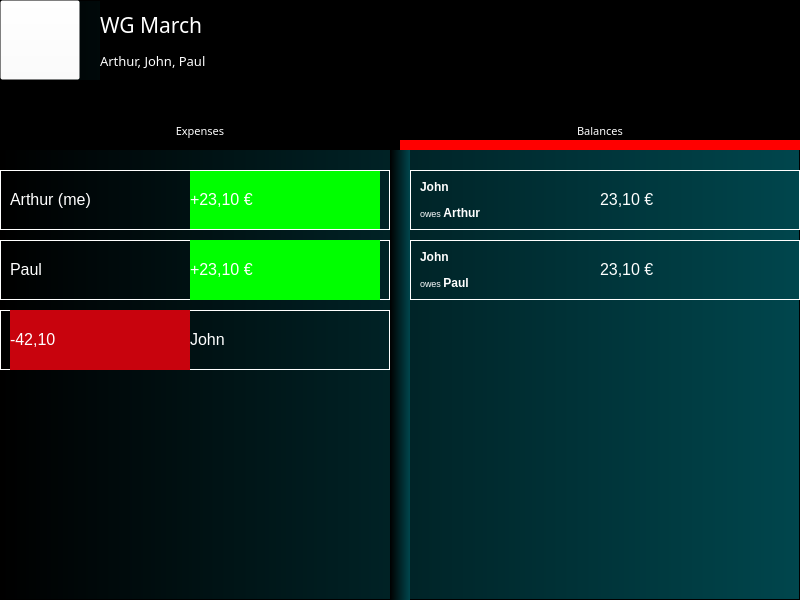
<?xml version="1.0" encoding="UTF-8"?>
<ui version="4.0">
 <class>MainWindow</class>
 <widget class="QMainWindow" name="MainWindow">
  <property name="geometry">
   <rect>
    <x>0</x>
    <y>0</y>
    <width>800</width>
    <height>600</height>
   </rect>
  </property>
  <property name="windowTitle">
   <string>ShareIt - Activities</string>
  </property>
  <widget class="QWidget" name="centralwidget">
   <layout class="QHBoxLayout" name="horizontalLayout">
    <property name="spacing">
     <number>0</number>
    </property>
    <property name="leftMargin">
     <number>0</number>
    </property>
    <property name="topMargin">
     <number>0</number>
    </property>
    <property name="rightMargin">
     <number>0</number>
    </property>
    <property name="bottomMargin">
     <number>0</number>
    </property>
    <item>
     <widget class="QFrame" name="frame">
      <property name="styleSheet">
       <string notr="true">background-color: qlineargradient(spread:pad, x1:0, y1:0, x2:1, y2:0, stop:0 rgba(0, 0, 0, 255), stop:1 rgb(0, 70, 77)) ;</string>
      </property>
      <property name="frameShape">
       <enum>QFrame::StyledPanel</enum>
      </property>
      <property name="frameShadow">
       <enum>QFrame::Raised</enum>
      </property>
      <widget class="QLabel" name="label">
       <property name="geometry">
        <rect>
         <x>100</x>
         <y>0</y>
         <width>700</width>
         <height>80</height>
        </rect>
       </property>
       <property name="font">
        <font>
         <family>Segoe Fluent Icons</family>
         <pointsize>16</pointsize>
        </font>
       </property>
       <property name="styleSheet">
        <string notr="true">background-color: rgb(0, 0, 0);
color: rgb(255, 255, 255);</string>
       </property>
       <property name="text">
        <string>&lt;html&gt;&lt;head/&gt;&lt;body&gt;&lt;p&gt;WG March&lt;/p&gt;&lt;p&gt;&lt;span style=&quot; font-size:10pt;&quot;&gt;Arthur, John, Paul&lt;/span&gt;&lt;/p&gt;&lt;/body&gt;&lt;/html&gt;</string>
       </property>
      </widget>
      <widget class="QLabel" name="label_2">
       <property name="geometry">
        <rect>
         <x>390</x>
         <y>100</y>
         <width>20</width>
         <height>500</height>
        </rect>
       </property>
       <property name="text">
        <string/>
       </property>
      </widget>
      <widget class="QPushButton" name="pushButton_2">
       <property name="geometry">
        <rect>
         <x>0</x>
         <y>170</y>
         <width>390</width>
         <height>60</height>
        </rect>
       </property>
       <property name="font">
        <font>
         <kerning>true</kerning>
        </font>
       </property>
       <property name="toolTip">
        <string>&lt;html&gt;&lt;head/&gt;&lt;body&gt;&lt;p&gt;&lt;span style=&quot; font-size:12pt;&quot;&gt;WG March&lt;/span&gt;&lt;/p&gt;&lt;p&gt;&lt;br/&gt;&lt;/p&gt;&lt;p&gt;WG Cost from March&lt;/p&gt;&lt;/body&gt;&lt;/html&gt;</string>
       </property>
       <property name="styleSheet">
        <string notr="true">QPushButton{
background-color: rgba(255, 255, 255, 0);
color: rgb(255, 255, 255);
border: 1px solid white; 
border-radius: 35px;}
QPushButton:pressed {
background-color: qlineargradient(spread:pad, x1:0, y1:0, x2:1, y2:0, stop:0 rgba(255, 255, 255, 255), stop:1 rgb(0, 70, 77)) ;  }</string>
       </property>
       <property name="text">
        <string/>
       </property>
      </widget>
      <widget class="QLabel" name="label_3">
       <property name="geometry">
        <rect>
         <x>10</x>
         <y>170</y>
         <width>180</width>
         <height>60</height>
        </rect>
       </property>
       <property name="styleSheet">
        <string notr="true">color: rgb(255, 255, 255);
background-color: rgba(255, 255, 255, 0);</string>
       </property>
       <property name="text">
        <string>&lt;html&gt;&lt;head/&gt;&lt;body&gt;&lt;p&gt;&lt;span style=&quot; font-size:12pt;&quot;&gt;Arthur (me)&lt;/span&gt;&lt;/p&gt;&lt;/body&gt;&lt;/html&gt;</string>
       </property>
      </widget>
      <widget class="QLabel" name="label_9">
       <property name="geometry">
        <rect>
         <x>190</x>
         <y>170</y>
         <width>190</width>
         <height>60</height>
        </rect>
       </property>
       <property name="styleSheet">
        <string notr="true">color: rgb(255, 255, 255);
background-color: rgb(0, 255, 0);</string>
       </property>
       <property name="text">
        <string>&lt;html&gt;&lt;head/&gt;&lt;body&gt;&lt;p&gt;&lt;span style=&quot; font-size:12pt;&quot;&gt;+23,10 €&lt;/span&gt;&lt;/p&gt;&lt;/body&gt;&lt;/html&gt;</string>
       </property>
      </widget>
      <widget class="QLabel" name="label_4">
       <property name="geometry">
        <rect>
         <x>10</x>
         <y>240</y>
         <width>180</width>
         <height>60</height>
        </rect>
       </property>
       <property name="styleSheet">
        <string notr="true">color: rgb(255, 255, 255);
background-color: rgba(255, 255, 255, 0);</string>
       </property>
       <property name="text">
        <string>&lt;html&gt;&lt;head/&gt;&lt;body&gt;&lt;p&gt;&lt;span style=&quot; font-size:12pt;&quot;&gt;Paul&lt;/span&gt;&lt;/p&gt;&lt;/body&gt;&lt;/html&gt;</string>
       </property>
      </widget>
      <widget class="QPushButton" name="pushButton_3">
       <property name="geometry">
        <rect>
         <x>0</x>
         <y>240</y>
         <width>390</width>
         <height>60</height>
        </rect>
       </property>
       <property name="font">
        <font>
         <kerning>true</kerning>
        </font>
       </property>
       <property name="toolTip">
        <string>&lt;html&gt;&lt;head/&gt;&lt;body&gt;&lt;p&gt;&lt;span style=&quot; font-size:12pt;&quot;&gt;WG March&lt;/span&gt;&lt;/p&gt;&lt;p&gt;&lt;br/&gt;&lt;/p&gt;&lt;p&gt;WG Cost from March&lt;/p&gt;&lt;/body&gt;&lt;/html&gt;</string>
       </property>
       <property name="styleSheet">
        <string notr="true">QPushButton{
background-color: rgba(255, 255, 255, 0);
color: rgb(255, 255, 255);
border: 1px solid white; 
border-radius: 35px;}
QPushButton:pressed {
background-color: qlineargradient(spread:pad, x1:0, y1:0, x2:1, y2:0, stop:0 rgba(255, 255, 255, 255), stop:1 rgb(0, 70, 77)) ;  }</string>
       </property>
       <property name="text">
        <string/>
       </property>
      </widget>
      <widget class="QLabel" name="label_10">
       <property name="geometry">
        <rect>
         <x>190</x>
         <y>240</y>
         <width>190</width>
         <height>60</height>
        </rect>
       </property>
       <property name="styleSheet">
        <string notr="true">color: rgb(255, 255, 255);
background-color: rgb(0, 255, 0);</string>
       </property>
       <property name="text">
        <string>&lt;html&gt;&lt;head/&gt;&lt;body&gt;&lt;p&gt;&lt;span style=&quot; font-size:12pt;&quot;&gt;+23,10 €&lt;/span&gt;&lt;/p&gt;&lt;/body&gt;&lt;/html&gt;</string>
       </property>
      </widget>
      <widget class="QPushButton" name="pushButton_4">
       <property name="geometry">
        <rect>
         <x>0</x>
         <y>310</y>
         <width>390</width>
         <height>60</height>
        </rect>
       </property>
       <property name="font">
        <font>
         <kerning>true</kerning>
        </font>
       </property>
       <property name="toolTip">
        <string>&lt;html&gt;&lt;head/&gt;&lt;body&gt;&lt;p&gt;&lt;span style=&quot; font-size:12pt;&quot;&gt;WG March&lt;/span&gt;&lt;/p&gt;&lt;p&gt;&lt;br/&gt;&lt;/p&gt;&lt;p&gt;WG Cost from March&lt;/p&gt;&lt;/body&gt;&lt;/html&gt;</string>
       </property>
       <property name="styleSheet">
        <string notr="true">QPushButton{
background-color: rgba(255, 255, 255, 0);
color: rgb(255, 255, 255);
border: 1px solid white; 
border-radius: 35px;}
QPushButton:pressed {
background-color: qlineargradient(spread:pad, x1:0, y1:0, x2:1, y2:0, stop:0 rgba(255, 255, 255, 255), stop:1 rgb(0, 70, 77)) ;  }</string>
       </property>
       <property name="text">
        <string/>
       </property>
      </widget>
      <widget class="QLabel" name="label_11">
       <property name="geometry">
        <rect>
         <x>190</x>
         <y>310</y>
         <width>190</width>
         <height>60</height>
        </rect>
       </property>
       <property name="styleSheet">
        <string notr="true">color: rgb(255, 255, 255);
background-color: rgba(255, 255, 255, 0);</string>
       </property>
       <property name="text">
        <string>&lt;html&gt;&lt;head/&gt;&lt;body&gt;&lt;p&gt;&lt;span style=&quot; font-size:12pt;&quot;&gt;John&lt;/span&gt;&lt;/p&gt;&lt;/body&gt;&lt;/html&gt;</string>
       </property>
      </widget>
      <widget class="QLabel" name="label_5">
       <property name="geometry">
        <rect>
         <x>10</x>
         <y>310</y>
         <width>180</width>
         <height>60</height>
        </rect>
       </property>
       <property name="styleSheet">
        <string notr="true">color: rgb(255, 255, 255);
background-color: rgb(200, 3, 13);</string>
       </property>
       <property name="text">
        <string>&lt;html&gt;&lt;head/&gt;&lt;body&gt;&lt;p&gt;&lt;span style=&quot; font-size:12pt;&quot;&gt;-42,10&lt;/span&gt;&lt;/p&gt;&lt;/body&gt;&lt;/html&gt;</string>
       </property>
      </widget>
      <widget class="QLabel" name="label_13">
       <property name="geometry">
        <rect>
         <x>0</x>
         <y>80</y>
         <width>400</width>
         <height>60</height>
        </rect>
       </property>
       <property name="font">
        <font>
         <family>Segoe Fluent Icons</family>
         <pointsize>16</pointsize>
        </font>
       </property>
       <property name="styleSheet">
        <string notr="true">background-color: rgb(0, 0, 0);
color: rgb(255, 255, 255);</string>
       </property>
       <property name="text">
        <string>&lt;!DOCTYPE HTML PUBLIC &quot;-//W3C//DTD HTML 4.0//EN&quot; &quot;http://www.w3.org/TR/REC-html40/strict.dtd&quot;&gt;
&lt;html&gt;&lt;head&gt;&lt;meta name=&quot;qrichtext&quot; content=&quot;1&quot; /&gt;&lt;style type=&quot;text/css&quot;&gt;
p, li { white-space: pre-wrap; }
&lt;/style&gt;&lt;/head&gt;&lt;body style=&quot; font-family:'Segoe Fluent Icons'; font-size:16pt; font-weight:400; font-style:normal;&quot;&gt;
&lt;p style=&quot;-qt-paragraph-type:empty; margin-top:0px; margin-bottom:0px; margin-left:0px; margin-right:0px; -qt-block-indent:0; text-indent:0px;&quot;&gt;&lt;br /&gt;&lt;/p&gt;
&lt;p align=&quot;center&quot; style=&quot; margin-top:12px; margin-bottom:12px; margin-left:0px; margin-right:0px; -qt-block-indent:0; text-indent:0px;&quot;&gt;&lt;span style=&quot; font-size:8pt;&quot;&gt;Expenses&lt;/span&gt;&lt;/p&gt;&lt;/body&gt;&lt;/html&gt;</string>
       </property>
      </widget>
      <widget class="QLabel" name="label_14">
       <property name="geometry">
        <rect>
         <x>400</x>
         <y>80</y>
         <width>400</width>
         <height>60</height>
        </rect>
       </property>
       <property name="font">
        <font>
         <family>Segoe Fluent Icons</family>
         <pointsize>16</pointsize>
        </font>
       </property>
       <property name="styleSheet">
        <string notr="true">background-color: rgb(0, 0, 0);
color: rgb(255, 255, 255);</string>
       </property>
       <property name="text">
        <string>&lt;!DOCTYPE HTML PUBLIC &quot;-//W3C//DTD HTML 4.0//EN&quot; &quot;http://www.w3.org/TR/REC-html40/strict.dtd&quot;&gt;
&lt;html&gt;&lt;head&gt;&lt;meta name=&quot;qrichtext&quot; content=&quot;1&quot; /&gt;&lt;style type=&quot;text/css&quot;&gt;
p, li { white-space: pre-wrap; }
&lt;/style&gt;&lt;/head&gt;&lt;body style=&quot; font-family:'Segoe Fluent Icons'; font-size:16pt; font-weight:400; font-style:normal;&quot;&gt;
&lt;p align=&quot;center&quot; style=&quot;-qt-paragraph-type:empty; margin-top:0px; margin-bottom:0px; margin-left:0px; margin-right:0px; -qt-block-indent:0; text-indent:0px;&quot;&gt;&lt;br /&gt;&lt;/p&gt;
&lt;p align=&quot;center&quot; style=&quot; margin-top:12px; margin-bottom:12px; margin-left:0px; margin-right:0px; -qt-block-indent:0; text-indent:0px;&quot;&gt;&lt;span style=&quot; font-size:8pt;&quot;&gt;Balances&lt;/span&gt;&lt;/p&gt;&lt;/body&gt;&lt;/html&gt;</string>
       </property>
      </widget>
      <widget class="QLabel" name="label_15">
       <property name="geometry">
        <rect>
         <x>0</x>
         <y>140</y>
         <width>400</width>
         <height>10</height>
        </rect>
       </property>
       <property name="font">
        <font>
         <family>Segoe Fluent Icons</family>
         <pointsize>16</pointsize>
        </font>
       </property>
       <property name="styleSheet">
        <string notr="true">background-color: rgb(0, 0, 0);
color: rgb(255, 255, 255);</string>
       </property>
       <property name="text">
        <string>&lt;!DOCTYPE HTML PUBLIC &quot;-//W3C//DTD HTML 4.0//EN&quot; &quot;http://www.w3.org/TR/REC-html40/strict.dtd&quot;&gt;
&lt;html&gt;&lt;head&gt;&lt;meta name=&quot;qrichtext&quot; content=&quot;1&quot; /&gt;&lt;style type=&quot;text/css&quot;&gt;
p, li { white-space: pre-wrap; }
&lt;/style&gt;&lt;/head&gt;&lt;body style=&quot; font-family:'Segoe Fluent Icons'; font-size:16pt; font-weight:400; font-style:normal;&quot;&gt;
&lt;p style=&quot;-qt-paragraph-type:empty; margin-top:12px; margin-bottom:12px; margin-left:0px; margin-right:0px; -qt-block-indent:0; text-indent:0px;&quot;&gt;&lt;br /&gt;&lt;/p&gt;&lt;/body&gt;&lt;/html&gt;</string>
       </property>
      </widget>
      <widget class="QLabel" name="label_16">
       <property name="geometry">
        <rect>
         <x>400</x>
         <y>140</y>
         <width>400</width>
         <height>10</height>
        </rect>
       </property>
       <property name="font">
        <font>
         <family>Segoe Fluent Icons</family>
         <pointsize>16</pointsize>
        </font>
       </property>
       <property name="styleSheet">
        <string notr="true">background-color: rgb(255, 0, 0);
color: rgb(255, 255, 255);</string>
       </property>
       <property name="text">
        <string>&lt;!DOCTYPE HTML PUBLIC &quot;-//W3C//DTD HTML 4.0//EN&quot; &quot;http://www.w3.org/TR/REC-html40/strict.dtd&quot;&gt;
&lt;html&gt;&lt;head&gt;&lt;meta name=&quot;qrichtext&quot; content=&quot;1&quot; /&gt;&lt;style type=&quot;text/css&quot;&gt;
p, li { white-space: pre-wrap; }
&lt;/style&gt;&lt;/head&gt;&lt;body style=&quot; font-family:'Segoe Fluent Icons'; font-size:16pt; font-weight:400; font-style:normal;&quot;&gt;
&lt;p style=&quot;-qt-paragraph-type:empty; margin-top:12px; margin-bottom:12px; margin-left:0px; margin-right:0px; -qt-block-indent:0; text-indent:0px;&quot;&gt;&lt;br /&gt;&lt;/p&gt;&lt;/body&gt;&lt;/html&gt;</string>
       </property>
      </widget>
      <widget class="QLabel" name="label_17">
       <property name="geometry">
        <rect>
         <x>180</x>
         <y>80</y>
         <width>41</width>
         <height>41</height>
        </rect>
       </property>
       <property name="styleSheet">
        <string notr="true">background-color: rgba(255, 255, 255, 0);</string>
       </property>
       <property name="text">
        <string/>
       </property>
       <property name="pixmap">
        <pixmap>expenses.png</pixmap>
       </property>
       <property name="scaledContents">
        <bool>true</bool>
       </property>
      </widget>
      <widget class="QLabel" name="label_18">
       <property name="geometry">
        <rect>
         <x>580</x>
         <y>80</y>
         <width>41</width>
         <height>41</height>
        </rect>
       </property>
       <property name="styleSheet">
        <string notr="true">background-color: rgba(255, 255, 255, 0);</string>
       </property>
       <property name="text">
        <string/>
       </property>
       <property name="pixmap">
        <pixmap>share.png</pixmap>
       </property>
       <property name="scaledContents">
        <bool>true</bool>
       </property>
      </widget>
      <widget class="QPushButton" name="pushButton_5">
       <property name="geometry">
        <rect>
         <x>410</x>
         <y>170</y>
         <width>390</width>
         <height>60</height>
        </rect>
       </property>
       <property name="font">
        <font>
         <kerning>true</kerning>
        </font>
       </property>
       <property name="toolTip">
        <string>&lt;html&gt;&lt;head/&gt;&lt;body&gt;&lt;p&gt;&lt;span style=&quot; font-size:12pt;&quot;&gt;WG March&lt;/span&gt;&lt;/p&gt;&lt;p&gt;&lt;br/&gt;&lt;/p&gt;&lt;p&gt;WG Cost from March&lt;/p&gt;&lt;/body&gt;&lt;/html&gt;</string>
       </property>
       <property name="styleSheet">
        <string notr="true">QPushButton{
background-color: rgba(255, 255, 255, 0);
color: rgb(255, 255, 255);
border: 1px solid white; 
border-radius: 35px;}
QPushButton:pressed {
background-color: qlineargradient(spread:pad, x1:0, y1:0, x2:1, y2:0, stop:0 rgba(255, 255, 255, 255), stop:1 rgb(0, 70, 77)) ;  }</string>
       </property>
       <property name="text">
        <string/>
       </property>
      </widget>
      <widget class="QLabel" name="label_12">
       <property name="geometry">
        <rect>
         <x>600</x>
         <y>170</y>
         <width>190</width>
         <height>60</height>
        </rect>
       </property>
       <property name="styleSheet">
        <string notr="true">color: rgb(255, 255, 255);
background-color: rgba(255, 255, 255, 0);</string>
       </property>
       <property name="text">
        <string>&lt;html&gt;&lt;head/&gt;&lt;body&gt;&lt;p&gt;&lt;span style=&quot; font-size:12pt;&quot;&gt;23,10 €&lt;/span&gt;&lt;/p&gt;&lt;/body&gt;&lt;/html&gt;</string>
       </property>
      </widget>
      <widget class="QLabel" name="label_6">
       <property name="geometry">
        <rect>
         <x>420</x>
         <y>170</y>
         <width>180</width>
         <height>60</height>
        </rect>
       </property>
       <property name="styleSheet">
        <string notr="true">color: rgb(255, 255, 255);
background-color: rgba(255, 255, 255, 0);</string>
       </property>
       <property name="text">
        <string>&lt;html&gt;&lt;head/&gt;&lt;body&gt;&lt;p&gt;&lt;span style=&quot; font-size:9pt; font-weight:600;&quot;&gt;John&lt;/span&gt;&lt;/p&gt;&lt;p&gt;&lt;span style=&quot; font-size:7pt;&quot;&gt;owes &lt;/span&gt;&lt;span style=&quot; font-size:9pt; font-weight:600;&quot;&gt;Arthur&lt;/span&gt;&lt;/p&gt;&lt;/body&gt;&lt;/html&gt;</string>
       </property>
      </widget>
      <widget class="QLabel" name="label_7">
       <property name="geometry">
        <rect>
         <x>420</x>
         <y>240</y>
         <width>180</width>
         <height>60</height>
        </rect>
       </property>
       <property name="styleSheet">
        <string notr="true">color: rgb(255, 255, 255);
background-color: rgba(255, 255, 255, 0);</string>
       </property>
       <property name="text">
        <string>&lt;html&gt;&lt;head/&gt;&lt;body&gt;&lt;p&gt;&lt;span style=&quot; font-size:9pt; font-weight:600;&quot;&gt;John&lt;/span&gt;&lt;/p&gt;&lt;p&gt;&lt;span style=&quot; font-size:7pt;&quot;&gt;owes &lt;/span&gt;&lt;span style=&quot; font-size:9pt; font-weight:600;&quot;&gt;Paul&lt;/span&gt;&lt;/p&gt;&lt;/body&gt;&lt;/html&gt;</string>
       </property>
      </widget>
      <widget class="QLabel" name="label_19">
       <property name="geometry">
        <rect>
         <x>600</x>
         <y>240</y>
         <width>190</width>
         <height>60</height>
        </rect>
       </property>
       <property name="styleSheet">
        <string notr="true">color: rgb(255, 255, 255);
background-color: rgba(255, 255, 255, 0);</string>
       </property>
       <property name="text">
        <string>&lt;html&gt;&lt;head/&gt;&lt;body&gt;&lt;p&gt;&lt;span style=&quot; font-size:12pt;&quot;&gt;23,10 €&lt;/span&gt;&lt;/p&gt;&lt;/body&gt;&lt;/html&gt;</string>
       </property>
      </widget>
      <widget class="QPushButton" name="pushButton_6">
       <property name="geometry">
        <rect>
         <x>410</x>
         <y>240</y>
         <width>390</width>
         <height>60</height>
        </rect>
       </property>
       <property name="font">
        <font>
         <kerning>true</kerning>
        </font>
       </property>
       <property name="toolTip">
        <string>&lt;html&gt;&lt;head/&gt;&lt;body&gt;&lt;p&gt;&lt;span style=&quot; font-size:12pt;&quot;&gt;WG March&lt;/span&gt;&lt;/p&gt;&lt;p&gt;&lt;br/&gt;&lt;/p&gt;&lt;p&gt;WG Cost from March&lt;/p&gt;&lt;/body&gt;&lt;/html&gt;</string>
       </property>
       <property name="styleSheet">
        <string notr="true">QPushButton{
background-color: rgba(255, 255, 255, 0);
color: rgb(255, 255, 255);
border: 1px solid white; 
border-radius: 35px;}
QPushButton:pressed {
background-color: qlineargradient(spread:pad, x1:0, y1:0, x2:1, y2:0, stop:0 rgba(255, 255, 255, 255), stop:1 rgb(0, 70, 77)) ;  }</string>
       </property>
       <property name="text">
        <string/>
       </property>
      </widget>
      <widget class="QLabel" name="label_8">
       <property name="geometry">
        <rect>
         <x>20</x>
         <y>20</y>
         <width>40</width>
         <height>40</height>
        </rect>
       </property>
       <property name="font">
        <font>
         <family>Segoe Fluent Icons</family>
         <pointsize>16</pointsize>
        </font>
       </property>
       <property name="styleSheet">
        <string notr="true">background-color: rgba(0, 0, 0, 0);
color: rgb(255, 255, 255);</string>
       </property>
       <property name="text">
        <string/>
       </property>
       <property name="pixmap">
        <pixmap resource="vectors.qrc">:/arrow/left-arrow.png</pixmap>
       </property>
       <property name="scaledContents">
        <bool>true</bool>
       </property>
      </widget>
      <widget class="QPushButton" name="pushButton_7">
       <property name="geometry">
        <rect>
         <x>0</x>
         <y>0</y>
         <width>80</width>
         <height>80</height>
        </rect>
       </property>
       <property name="font">
        <font>
         <kerning>true</kerning>
        </font>
       </property>
       <property name="toolTip">
        <string>&lt;html&gt;&lt;head/&gt;&lt;body&gt;&lt;p&gt;&lt;span style=&quot; font-size:12pt;&quot;&gt;WG March&lt;/span&gt;&lt;/p&gt;&lt;p&gt;&lt;br/&gt;&lt;/p&gt;&lt;p&gt;WG Cost from March&lt;/p&gt;&lt;/body&gt;&lt;/html&gt;</string>
       </property>
       <property name="styleSheet">
        <string notr="true">QPushButton{
background-color: rgba(255, 255, 255, 0);
color: rgb(255, 255, 255);}
QPushButton:pressed {
background-color: qlineargradient(spread:pad, x1:0, y1:0, x2:1, y2:0, stop:0 rgba(255, 255, 255, 255), stop:1 rgb(0, 70, 77)) ;  }</string>
       </property>
       <property name="text">
        <string/>
       </property>
      </widget>
      <zorder>label_9</zorder>
      <zorder>label_2</zorder>
      <zorder>label_3</zorder>
      <zorder>label</zorder>
      <zorder>pushButton_2</zorder>
      <zorder>label_4</zorder>
      <zorder>pushButton_3</zorder>
      <zorder>label_10</zorder>
      <zorder>pushButton_4</zorder>
      <zorder>label_11</zorder>
      <zorder>label_5</zorder>
      <zorder>label_13</zorder>
      <zorder>label_14</zorder>
      <zorder>label_15</zorder>
      <zorder>label_16</zorder>
      <zorder>label_17</zorder>
      <zorder>label_18</zorder>
      <zorder>pushButton_5</zorder>
      <zorder>label_12</zorder>
      <zorder>label_6</zorder>
      <zorder>label_7</zorder>
      <zorder>label_19</zorder>
      <zorder>pushButton_6</zorder>
      <zorder>label_8</zorder>
      <zorder>pushButton_7</zorder>
     </widget>
    </item>
   </layout>
  </widget>
 </widget>
 <resources>
  <include location="vectors.qrc"/>
 </resources>
 <connections/>
</ui>
